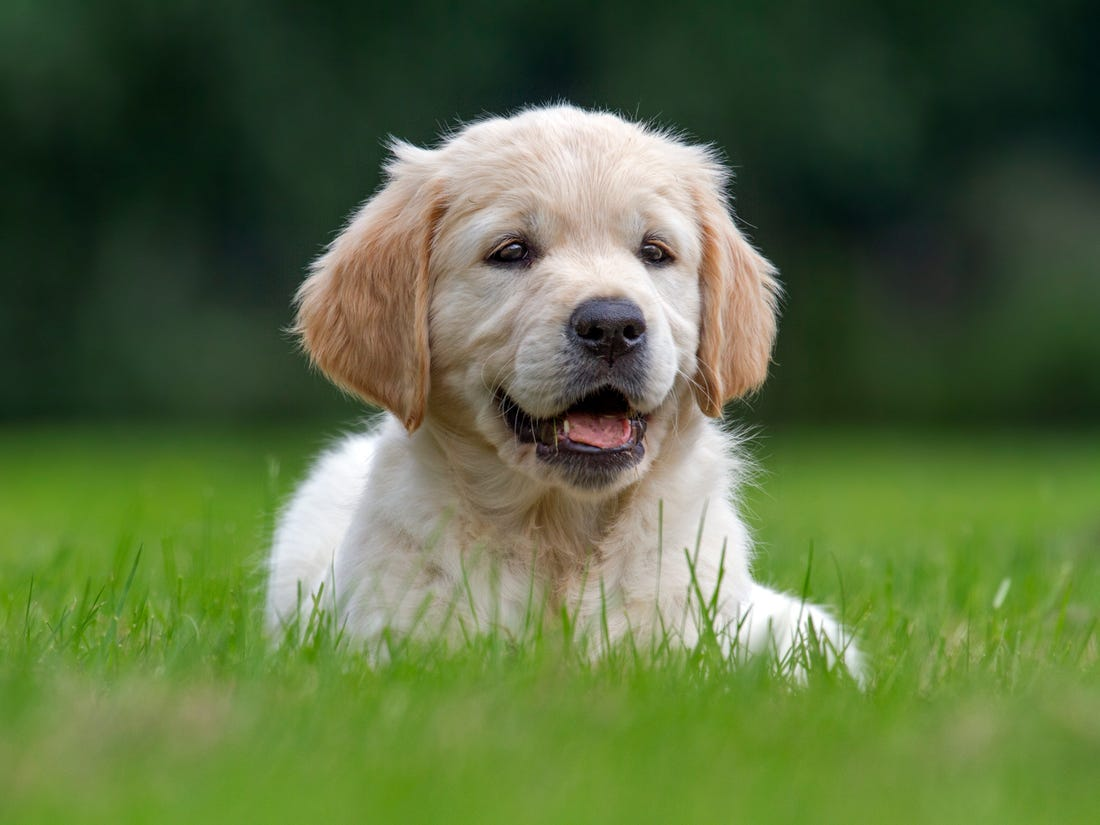
#> input picture images/sample.jpg, 1100 x 825 px
$ python edge_detection.py
#> lines starting #> are read from the running program, lines starting #| are printed output that depends on the picture; after the words box and inside, x2 and y2 are one past the last pixel; in counts of white or black regions, pixels touching at a corner belong together
import cv2

img = cv2.imread("images/sample.jpg")
#> img is the input picture: shape (825, 1100, 3); mean B, G, R 64.9, 108, 89.4

gray = cv2.cvtColor(img, cv2.COLOR_BGR2GRAY)
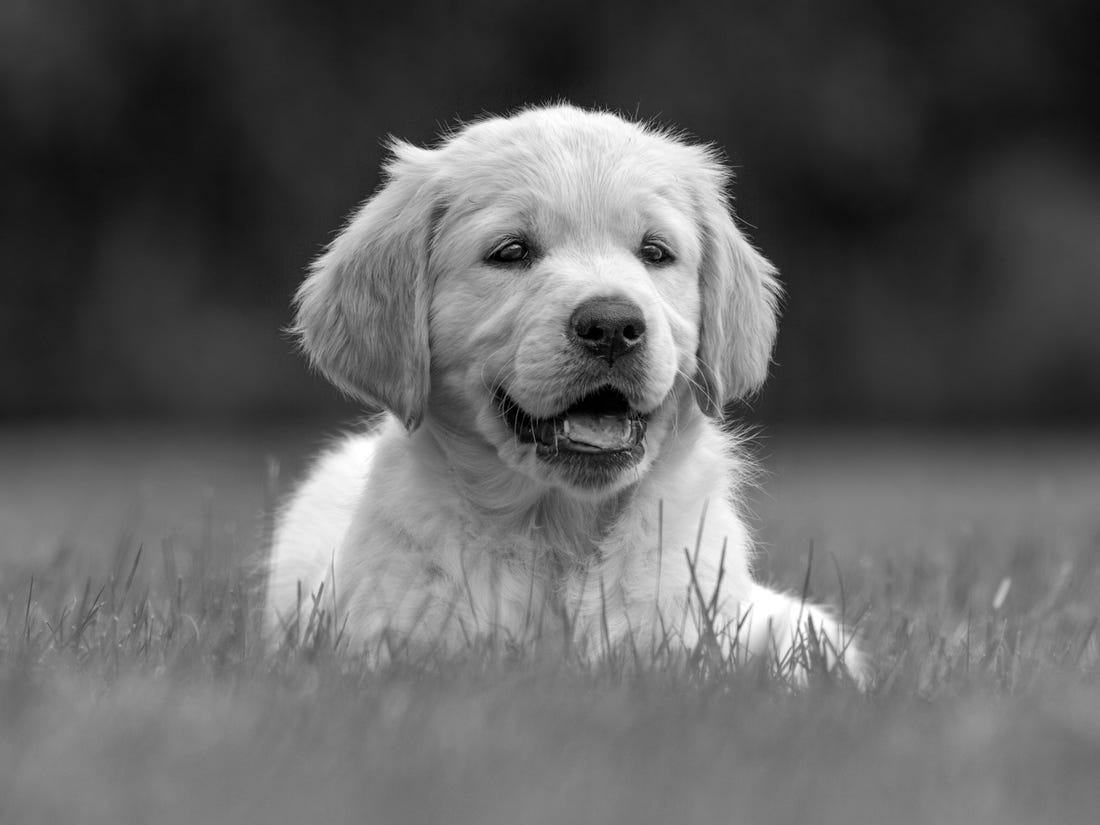
#> gray: shape (825, 1100); min 0, max 255, mean 97.6

edges = cv2.Canny(gray, 100, 200)
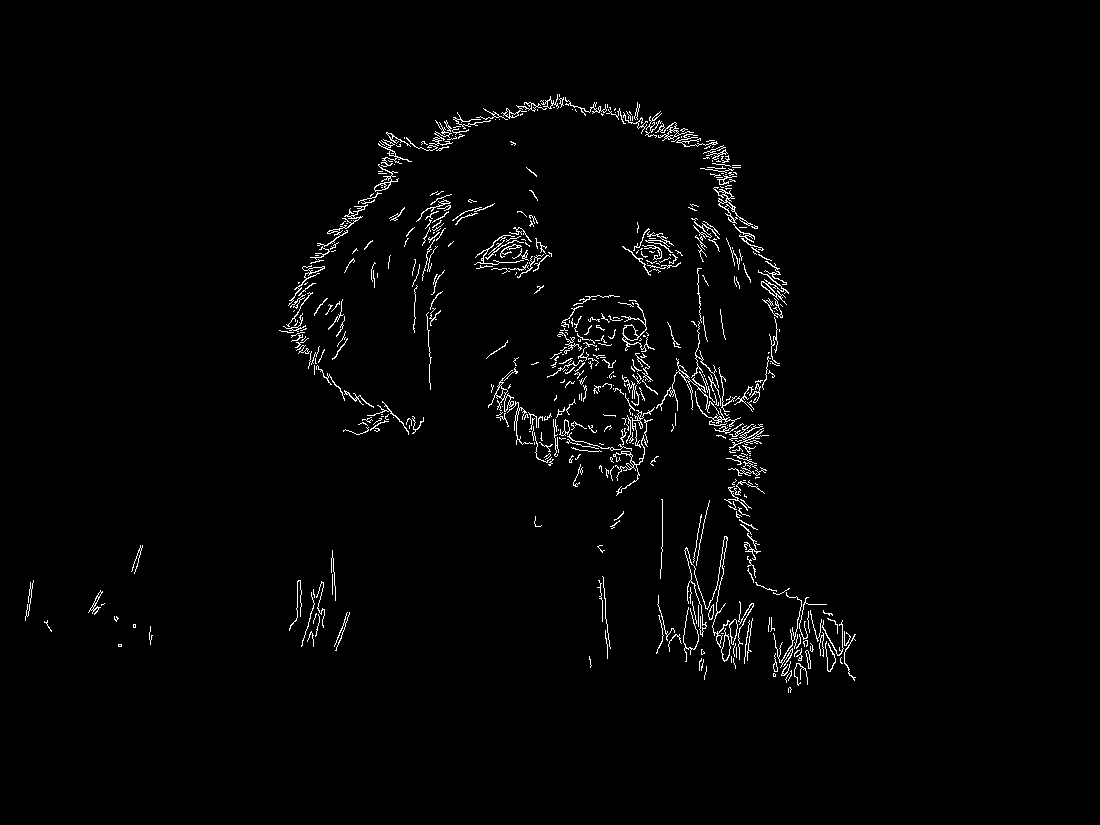
#> edges: shape (825, 1100); 1.8% white in thin lines or dots, all inside (x1, y1, x2, y2) = (25, 94, 856, 693)

cv2.imshow("Edges", edges)

cv2.waitKey(0)

cv2.destroyAllWindows()
